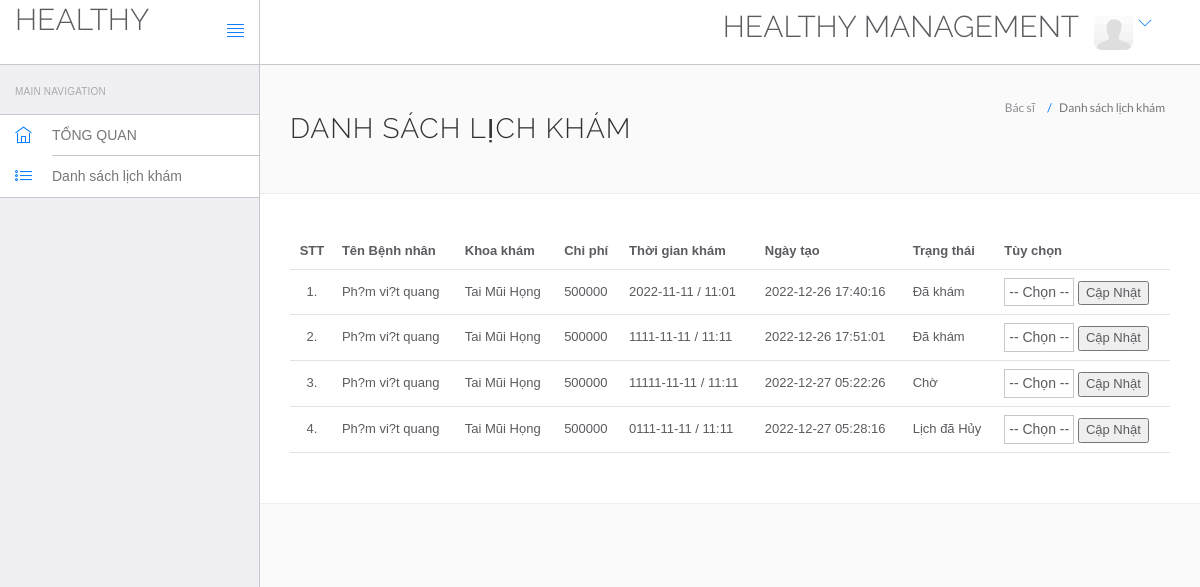
/hms/doctor/appointment-history.php (signed in), run on the app's committed database.
### tables this page shows
CREATE TABLE IF NOT EXISTS `appointment` (
  `id` int(11) NOT NULL AUTO_INCREMENT,
  `doctorSpecialization` varchar(255) NOT NULL,
  `doctorId` int(11) NOT NULL,
  `userId` int(11) NOT NULL,
  `consultancyFees` int(11) NOT NULL,
  `appointmentDate` varchar(255) NOT NULL,
  `appointmentTime` varchar(255) NOT NULL,
  `postingDate` timestamp NOT NULL DEFAULT CURRENT_TIMESTAMP,
  `userStatus` int(11) NOT NULL,
  `doctorStatus` int(11) NOT NULL,
  `updationDate` varchar(255) NOT NULL,
  PRIMARY KEY (`id`)
);

CREATE TABLE IF NOT EXISTS `users` (
  `id` int(11) NOT NULL AUTO_INCREMENT,
  `fullName` varchar(255) NOT NULL,
  `address` longtext NOT NULL,
  `city` varchar(255) NOT NULL,
  `gender` varchar(255) NOT NULL,
  `email` varchar(255) NOT NULL,
  `password` varchar(255) NOT NULL,
  `regDate` timestamp NOT NULL DEFAULT CURRENT_TIMESTAMP,
  `updationDate` varchar(255) NOT NULL,
  PRIMARY KEY (`id`)
);

### hms/doctor/appointment-history.php (the view, shortened to what this page needs)
<!DOCTYPE html>
<html lang="en">
<head>
    <link rel="stylesheet" href="vendor/bootstrap/css/bootstrap.min.css">
    <link rel="stylesheet" href="vendor/fontawesome/css/font-awesome.min.css">
    <link rel="stylesheet" href="vendor/themify-icons/themify-icons.min.css">
    <link href="vendor/animate.css/animate.min.css" rel="stylesheet" media="screen">
    <link href="vendor/perfect-scrollbar/perfect-scrollbar.min.css" rel="stylesheet" media="screen">
    <link href="vendor/switchery/switchery.min.css" rel="stylesheet" media="screen">
    <link href="vendor/bootstrap-touchspin/jquery.bootstrap-touchspin.min.css" rel="stylesheet" media="screen">
    <link href="vendor/select2/select2.min.css" rel="stylesheet" media="screen">
    <link href="vendor/bootstrap-datepicker/bootstrap-datepicker3.standalone.min.css" rel="stylesheet" media="screen">
    <link href="vendor/bootstrap-timepicker/bootstrap-timepicker.min.css" rel="stylesheet" media="screen">
    <link rel="stylesheet" href="assets/css/styles.css">
    <link rel="stylesheet" href="assets/css/plugins.css">
    <link rel="stylesheet" href="assets/css/themes/theme-1.css" id="skin_color" />
</head>
<body>
    <div id="app">
        <?php include('include/sidebar.php');?>
        <div class="app-content">
            <?php include('include/header.php');?>
            <div class="main-content">
                <div class="wrap-content container" id="container">
                    <section id="page-title">
                        <div class="row">
                            <div class="col-sm-8">
                                <h1 class="mainTitle">Danh sách lịch khám</h1>
                            </div>
                            <ol class="breadcrumb">
                                <li>
                                    <span>Bác sĩ </span>
                                </li>
                                <li class="active">
                                    <span>Danh sách lịch khám</span>
                                </li>
                            </ol>
                        </div>
                    </section>
                    <div class="container-fluid container-fullw bg-white">
                        <div class="row">
                            <div class="col-md-12">
                                <table class="table table-hover" id="sample-table-1">
                                    <thead>
                                        <tr>
                                            <th class="center">STT</th>
                                            <th class="hidden-xs">Tên Bệnh nhân</th>
                                            <th>Khoa khám</th>
                                            <th>Chi phí</th>
                                            <th>Thời gian khám</th>
                                            <th>Ngày tạo</th>
                                            <th>Trạng thái</th>
                                            <th>Tùy chọn</th>
                                        </tr>
                                    </thead>
                                    <tbody>
                                        <?php
$sql=mysql_query("select users.fullName as fname,appointment.*  from appointment join users on users.id=appointment.userId where appointment.doctorId='".$_SESSION['id']."'");
$cnt=1;
while($row=mysql_fetch_array($sql))
{
?>
                                        <tr>
                                            <td class="center"><?php echo $cnt;?>.</td>
                                            <td class="hidden-xs"><?php echo $row['fname'];?></td>
                                            <td><?php echo $row['doctorSpecialization'];?></td>
                                            <td><?php echo $row['consultancyFees'];?></td>
                                            <td><?php echo $row['appointmentDate'];?> / <?php echo
												 $row['appointmentTime'];?>
                                            </td>
                                            <td><?php echo $row['postingDate'];?></td>
                                            <td>
                                                <?php if(($row['doctorStatus']==0))
														{
															echo "Lịch đã Hủy";
														}
														if( ($row['doctorStatus']==1))
														{
															echo "Chờ";
														}
														if(($row['doctorStatus']==2))
														{
															echo "Đã khám";
														}
												?>
                                            </td>
                                            <td>
                                                <div class="visible-md visible-lg hidden-sm hidden-xs">
                                                    <form action="update.php?id=<?php echo $row['id']?>" method="post">
                                                        <select name="option" id="">
                                                            <option>-- Chọn --</option>
                                                        </select>
                                                        <button type="submit" name="update">Cập Nhật</button>
                                                    </form>
                                                </div>
                                            </td>
                                        </tr>
                                        <?php
$cnt=$cnt+1;
											 }?>
                                    </tbody>
                                </table>
                            </div>
                        </div>
                    </div>
                </div>
            </div>
        </div>
    </div>
</body>
</html>

### hms/doctor/assets/css/themes/theme-1.css (style rules this page uses)
body { background: #FAFAFA; }

### data on the page
appointment: userId.fullName "Ph?m vi?t quang", doctorSpecialization "Tai Mũi Họng", consultancyFees "500000", appointmentDate "2022-11-11", appointmentTime "11:01", postingDate "2022-12-26 17:40:16", doctorStatus "Đã khám"
appointment: userId.fullName "Ph?m vi?t quang", doctorSpecialization "Tai Mũi Họng", consultancyFees "500000", appointmentDate "1111-11-11", appointmentTime "11:11", postingDate "2022-12-26 17:51:01", doctorStatus "Đã khám"
appointment: userId.fullName "Ph?m vi?t quang", doctorSpecialization "Tai Mũi Họng", consultancyFees "500000", appointmentDate "11111-11-11", appointmentTime "11:11", postingDate "2022-12-27 05:22:26", doctorStatus "Chờ"
appointment: userId.fullName "Ph?m vi?t quang", doctorSpecialization "Tai Mũi Họng", consultancyFees "500000", appointmentDate "0111-11-11", appointmentTime "11:11", postingDate "2022-12-27 05:28:16", doctorStatus "Lịch đã Hủy"
